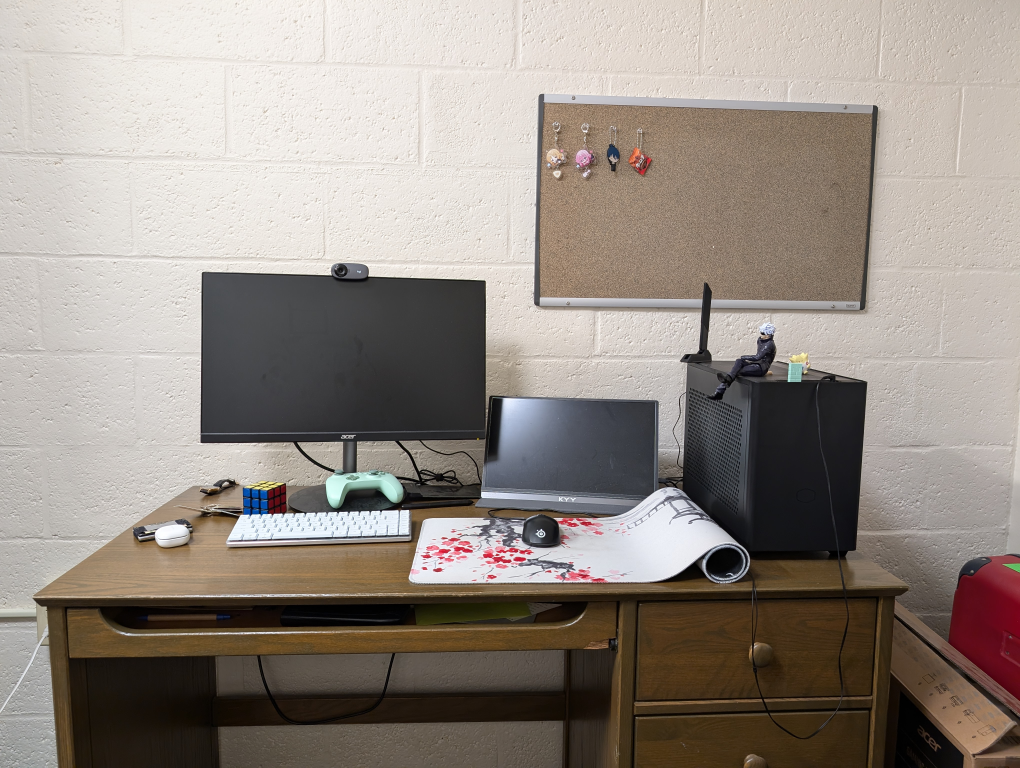
#> input picture data/real/scene/desk0.jpg, 4080 x 3072 px, found by its file name (shown at 1/4 size)
$ jupyter execute --allow-errors real_image_test.ipynb
#> lines starting #> are read from the running program, lines starting #| are printed output that depends on the picture
[cell 1]
import cv2
import numpy as np
import matplotlib.pyplot as plt
from utils.homography import get_homography, apply_homography
from utils.calibration import reconstruct_k

[cell 2]
sift = cv2.SIFT_create()
matcher = cv2.FlannBasedMatcher()

[cell 3]
img1 = cv2.cvtColor(cv2.imread('./aprildata/camera_data/desk/desk0.jpg'), cv2.COLOR_BGR2GRAY)
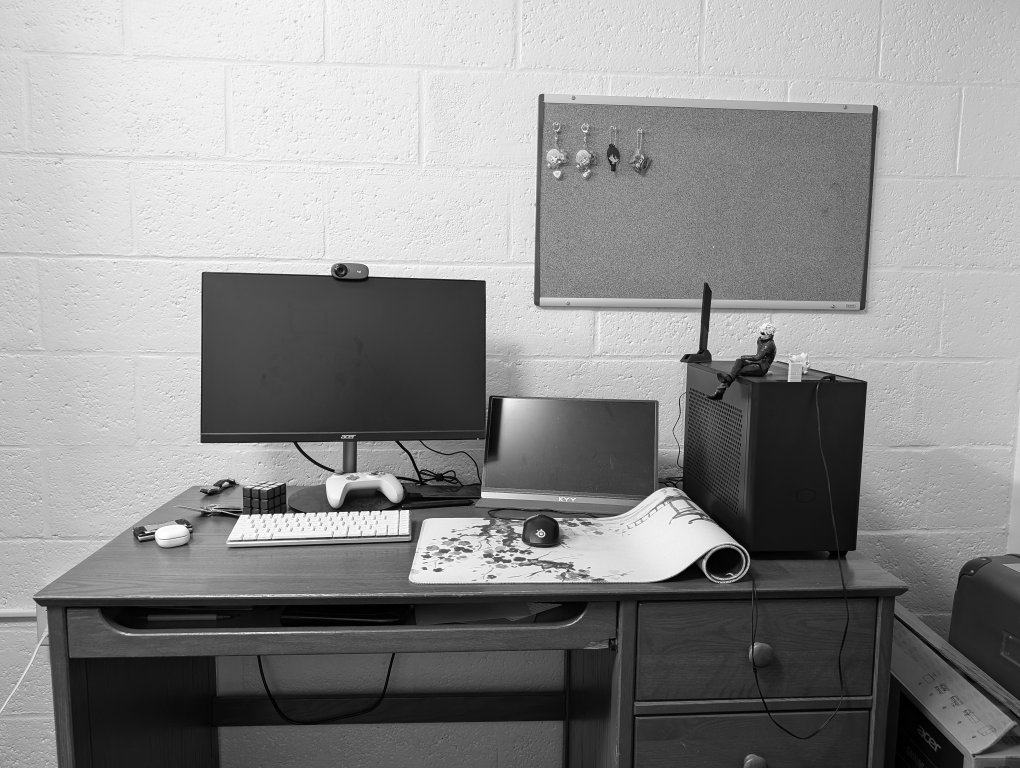
#> img1: shape (3072, 4080) (shown at 1/4 size); min 0, max 255, mean 141.2
img2 = cv2.cvtColor(cv2.imread('./aprildata/camera_data/desk/desk1.jpg'), cv2.COLOR_BGR2GRAY)
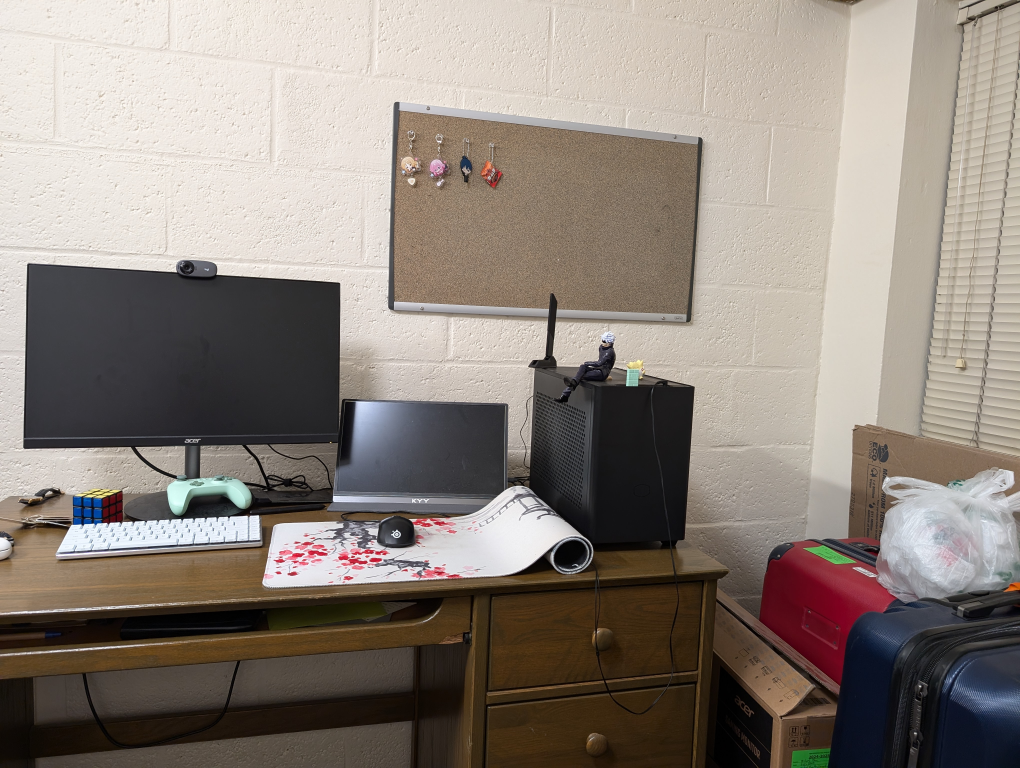
#> input picture data/real/scene/desk1.jpg, 4080 x 3072 px, found by its file name (shown at 1/4 size)
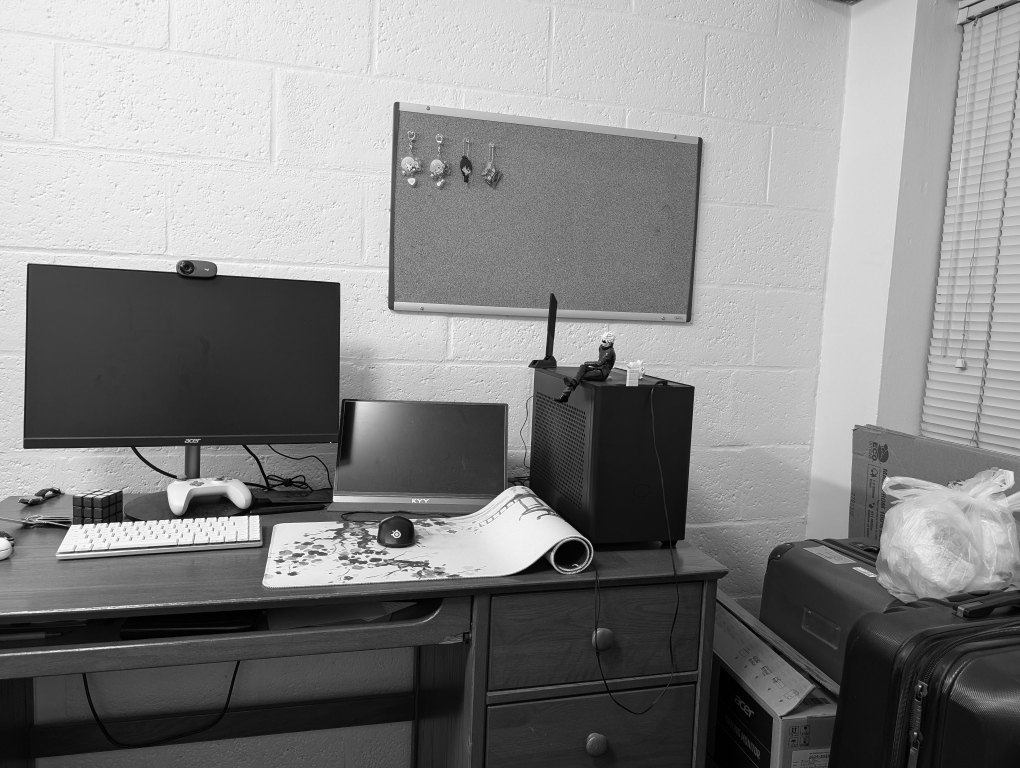
#> img2: shape (3072, 4080) (shown at 1/4 size); min 0, max 255, mean 132.9
plt.subplot(1, 2, 1)
plt.imshow(img1, cmap='gray')
plt.axis('off')
plt.subplot(1, 2, 2)
plt.imshow(img2, cmap='gray')
plt.axis('off')
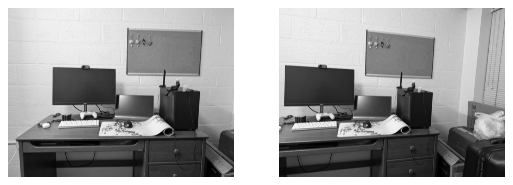
#> figure drawn by matplotlib, 2 panels
